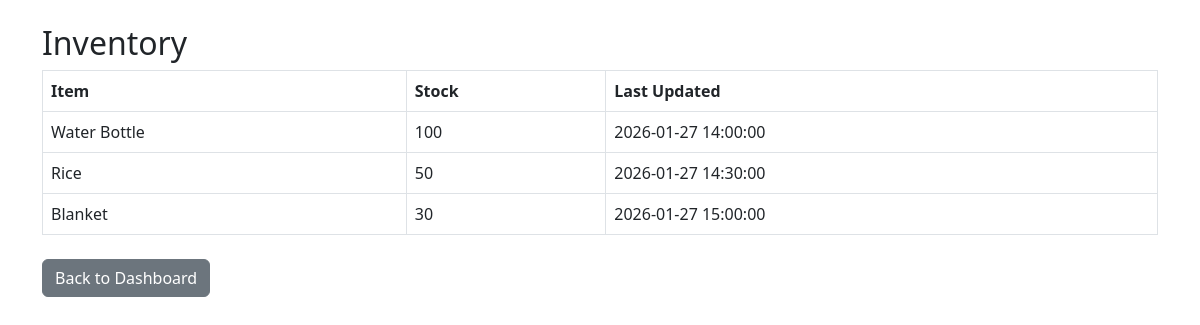
The page /view_inventory.php on the database its author committed.
### tables this page shows
CREATE TABLE `inventory` (
  `InventoryID` int(11) NOT NULL,
  `LastUpdatedTimeStamp` datetime NOT NULL,
  `CurrentStock` int(11) NOT NULL,
  `ItemID` int(11) NOT NULL
);

CREATE TABLE `item` (
  `ItemID` int(11) NOT NULL,
  `ItemName` varchar(100) NOT NULL,
  `Unit` varchar(50) DEFAULT NULL,
  `Category` varchar(50) NOT NULL
);

### view_inventory.php (the view, shortened to what this page needs)
<?php
$conn = new mysqli("localhost", "root", "", "disaster_mgt_db");
$result = $conn->query(
    "SELECT i.ItemName, inv.CurrentStock, inv.LastUpdatedTimeStamp
 FROM Inventory inv
 JOIN Item i ON inv.ItemID = i.ItemID"
);
?>
<!DOCTYPE html>
<html>
<head>
    <link href="https://cdn.jsdelivr.net/npm/bootstrap@5.3.0/dist/css/bootstrap.min.css" rel="stylesheet">
</head>
<body class="p-4">
    <div class="container">
        <h2>Inventory</h2>
        <table class="table table-bordered">
            <tr>
                <th>Item</th>
                <th>Stock</th>
                <th>Last Updated</th>
            </tr>
            <?php
            while ($row = $result->fetch_assoc()) {
                echo "<tr>
            <td>{$row['ItemName']}</td>
            <td>{$row['CurrentStock']}</td>
            <td>{$row['LastUpdatedTimeStamp']}</td>
          </tr>";
            }
            ?>
        </table>
        <a href="index.php" class="btn btn-secondary mt-2">Back to Dashboard</a>
    </div>
</body>
</html>

### rows shown on the page
inventory: ItemID.ItemName "Water Bottle", CurrentStock "100", LastUpdatedTimeStamp "2026-01-27 14:00:00"
inventory: ItemID.ItemName "Rice", CurrentStock "50", LastUpdatedTimeStamp "2026-01-27 14:30:00"
inventory: ItemID.ItemName "Blanket", CurrentStock "30", LastUpdatedTimeStamp "2026-01-27 15:00:00"
